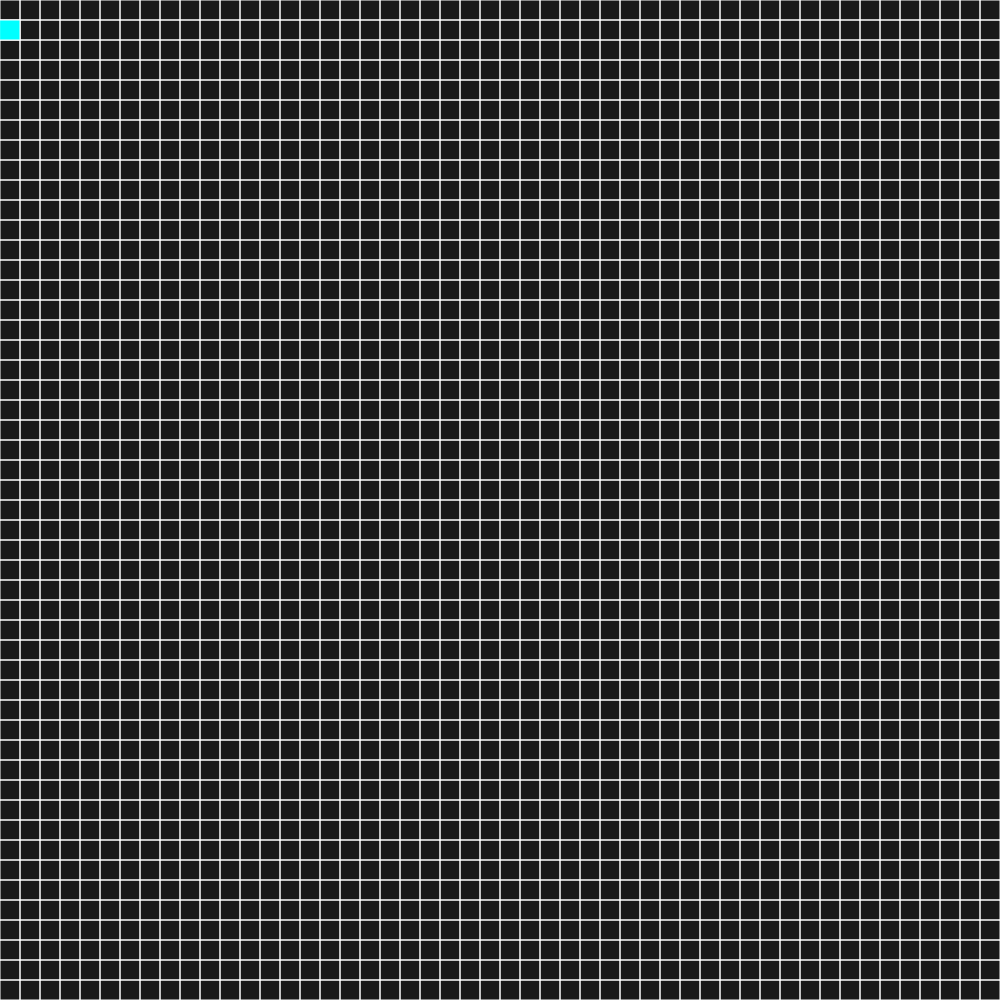
Frame 1 (no input)
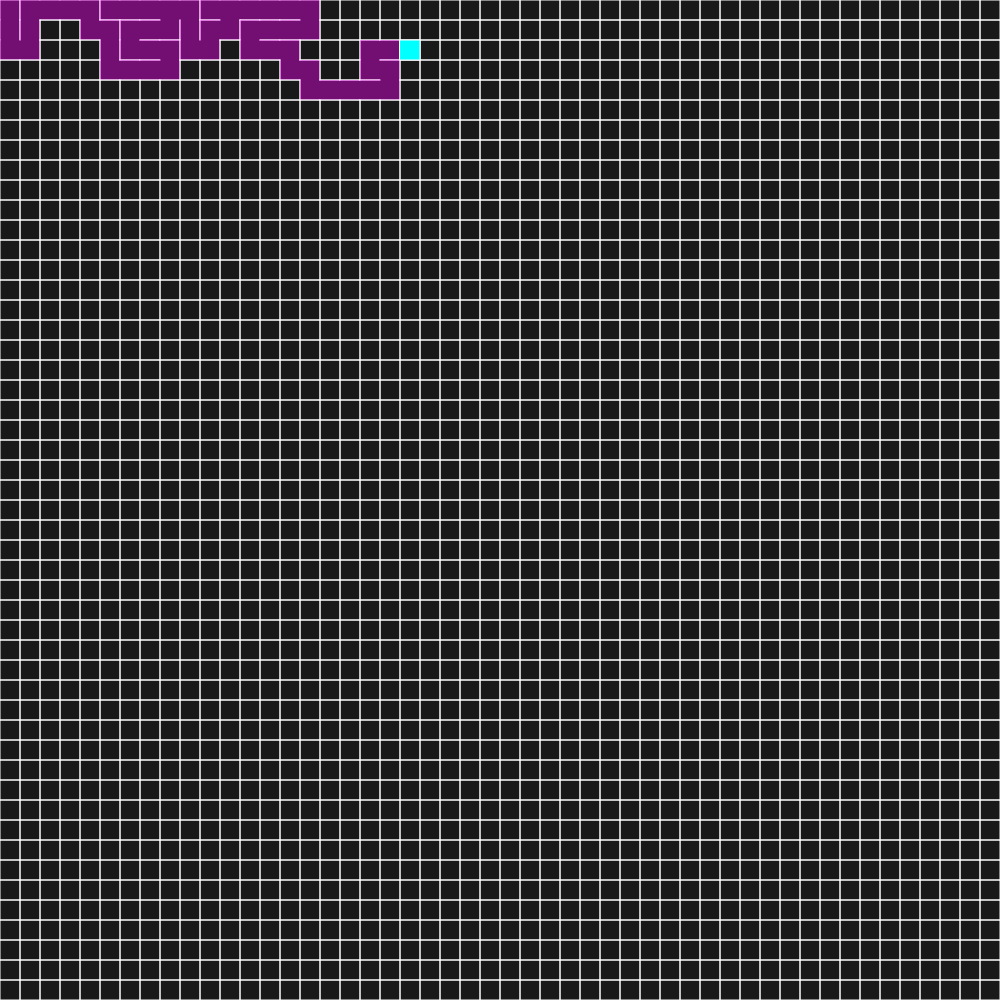
Frame 60 (no input)
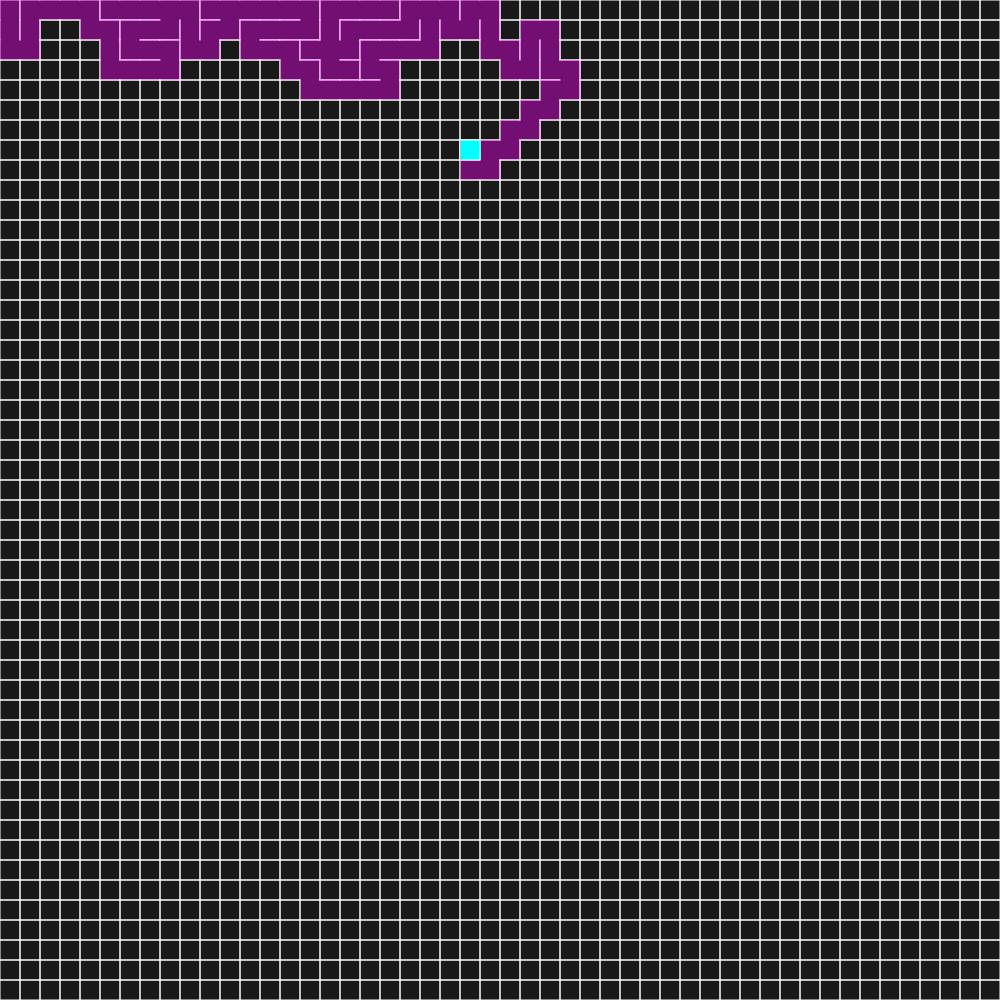
Frame 120 (the mouse pressed at the canvas centre since frame 60)

The p5.js sketch that drew these frames (run headless with seeded random() and noise() and a simulated clock; from frame 60 on, the mouse is pressed at the canvas centre):

// p5.js sketch
// ── sketch.js
let res = 20;
let cols;
let rows;
let grid = [];
let visited = [];
let current;
let stack = [];
function setup() {
	createCanvas(window.innerHeight, window.innerHeight);
	background(51);
	cols = Math.floor(width / res);
	rows = Math.floor(height / res);
	grid = new Array(rows);
	for (let i = 0; i < rows; i++) {
		grid[i] = new Array(cols);
	}
	visited = new Array(rows);
	for (let i = 0; i < rows; i++) {
		visited[i] = new Array(cols);
	}
	for (let j = 0; j < rows; j++) {
		for (let i = 0; i < cols; i++) {
			grid[i][j] = new Cell(i, j);
		}
	}
	current = grid[0][0];
}

function draw() {
	background(25);
	for (let i = 0; i < cols; i++) {
		for (let j = 0; j < rows; j++) {
			grid[i][j].show();
		}
	}

	current.visited = true;
	/*Step 1*/
	let next = current.checkNeighbors();
	if (next) {
		next.visited = true;
		/*Step 2*/
		stack.push(current);
		/*Step 3*/
		removeWalls(current, next);
		/*Step 4*/
		current = next;
	} else {
		current = stack.pop();
	}

	fill(0, 255, 255);
	rect(current.row * res, current.col * res, res, res);
}

// ── cell.js
class Cell{
    constructor(row, col){
        this.row = row;
        this.col = col;
        this.walls = [true, true, true, true]; //TOP RIGHT BOTTOM LEFT
        this.visited = false;
    }

    show(){
        let x = this.row * res;
        let y = this.col * res;

        stroke(255);
        if(this.walls[0]){
            line(x, y, x + res, y);
        }
        if(this.walls[1]){
            line(x + res, y, x+ res, y+ res);
        }
        if(this.walls[2]){
            line(x + res, y + res, x, y+ res);
        }
        if(this.walls[3]){
            line(x, y+ res, x , y);
        }
        if(this.visited){
            noStroke();
            fill(255, 0, 255, 100);
            rect(x, y, res, res);

        }
    }

    checkNeighbors() {
        let neighbors = [];
        let top, right, bottom, left;
        if(this.col - 1 >= 0){
            top = grid[index(this.row)][index(this.col - 1)];
        }
        if(this.row + 1 <= rows - 1){
            right = grid[index(this.row + 1)][index(this.col)];
        }
        if(this.col + 1 <= cols - 1){
            bottom = grid[index(this.row)][index(this.col + 1)];
        }
        if(this.row - 1 >= 0){
            left = grid[index(this.row - 1)][index(this.col)];
        }
        if(top && !top.visited){
            neighbors.push(top);
        }
        if(right && !right.visited){
            neighbors.push(right);
        }
        if(bottom && !bottom.visited){
            neighbors.push(bottom);
        }
        if(left && !left.visited){
            neighbors.push(left);
        }
        if(neighbors.length > 0){
            let r = Math.floor(Math.random() * neighbors.length);
            return neighbors[r];
        }else{
            return undefined
        }
    }
}

function index(index){
    if (index < 0 || index > cols - 1){
        return undefined;
    }else{
        return index;
    }
}

function removeWalls(current, next){
    let x = current.row - next.row;
    if(x === 1){
        current.walls[3] = false;
        next.walls[1] = false;
    }else if(x === - 1){
        current.walls[1] = false;
        next.walls[3] = false;
    }

    let y = current.col - next.col;
    if(y === 1){
        current.walls[0] = false;
        next.walls[2] = false;
    }else if(y === - 1){
        current.walls[2] = false;
        next.walls[0] = false;
    }
}

// ── mazeSolver.js
let wasHere = [];
let correctPath = [];
let startX = 0;
let startY = 0;
let endX, endY;
let maze;

function solveMaze(){
    endX = cols;
    endY = rows;
    maze = grid;
    wasHere = new Array(rows);
    for (let i = 0; i < rows; i++){
        wasHere[i] = new Array(cols);
    }
    correctPath = new Array(rows);
    for (let i = 0; i < rows; i++){
        correctPath[i] = new Array(cols);
    }
    for(let i=0; i<maze.length; i++){
        for(let j= 0; j < maze[i].length; j++){
            wasHere[i][j] = false;
            correctPath[i][j] = false;
        }
        let b = recursiveSolve(startX, startY);
        console.log(b);
    }
}

function recursiveSolve(startX, startY){
    if(startX === endX && startY === endY){
        return true
    }
    if(maze[startX][startY] || wasHere[startX][startY]){
        return false
    }
    wasHere[startX][startY] = true;

    if (startY !== 0) {
        if (recursiveSolve(startX, startY-1)) { // Recalls method one up
            correctPath[startX][startY] = true;
            return true;
        }
    } // Checks if not on top edge
    if (startX !== cols - 1) {
        if (recursiveSolve(startX+1, startY)) { // Recalls method one to the right
            correctPath[startX][startY] = true;
            return true;
        }
    }// Checks if not on right edge

    if (startY !== rows - 1) {
        if (recursiveSolve(startX, startY+1)) { // Recalls method one down
            correctPath[startX][startY] = true;
            return true;
        }
    }// Checks if not on bottom edge

    if(startX !== 0){
        if(recursiveSolve(startX - 1, startY)){
            correctPath[startX][startY] = true;
            return true;
        }
    }

    return false;
}
